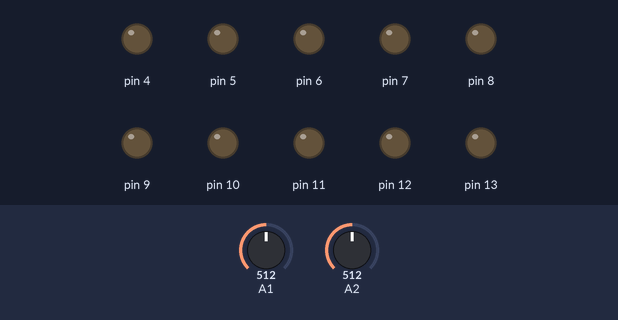
This sketch was run on a simulated Arduino Uno, built with avr-gcc and run on an emulated ATmega328P. Shown: output pins drawn as LEDs (lit = HIGH). Dashed ring = blinking. Inputs (shaded band) come from the test bench; at power-on: A1 = 512, A2 = 512.

Above: at 1.2 s.
1.3 s: A1 set to 0
At 1.45 s:
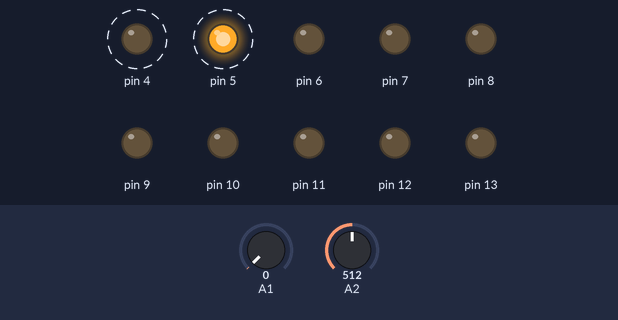
4.3 s: A1 set to 24
At 5.5 s:
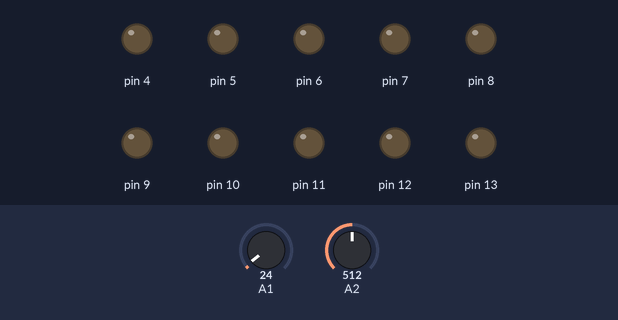
5.8 s: A2 set to 0
At 5.95 s:
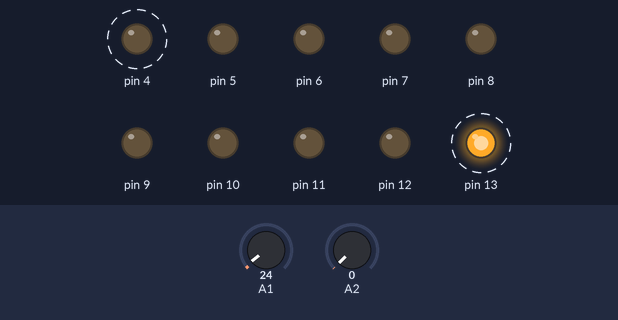
8.8 s: A2 set to 24
At 9.2 s:
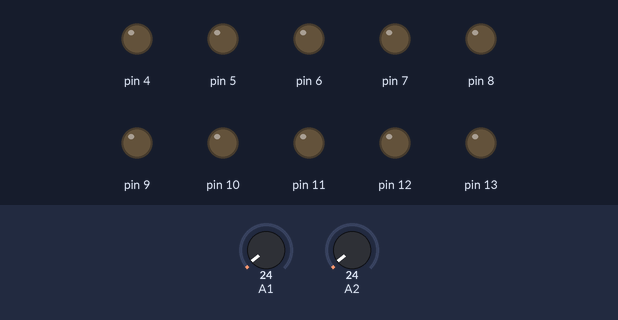
Timing chart, 0 to 11.3 s (numbered marks = the images above; inputs shaded):
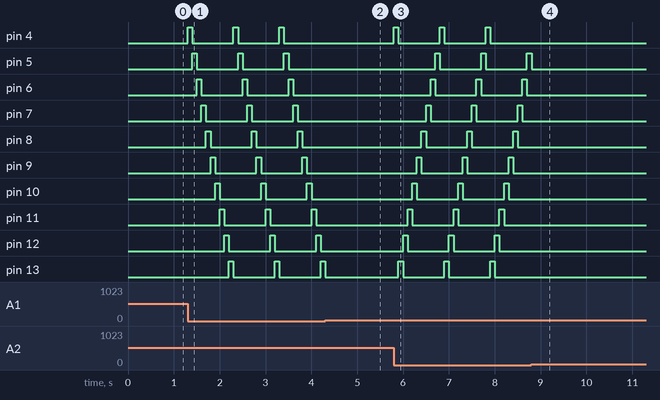

The sketch:

e3.ino
```cpp
void setup() {
  // put your setup code here, to run once:
  pinMode(4, OUTPUT);
  pinMode(5, OUTPUT);
  pinMode(6, OUTPUT);
  pinMode(7, OUTPUT);
  pinMode(8, OUTPUT);
  pinMode(9, OUTPUT);
  pinMode(10, OUTPUT);
  pinMode(11, OUTPUT);
  pinMode(12, OUTPUT);
  pinMode(13, OUTPUT);

}
void loop() {
  // put your main code here, to run repeatedly:

  boolean botonA1 = false;
  boolean botonA2 = false;
  int lastVal;
  boolean cambiaVal=false;
  while(true){
    if (botonA1){
      for(int i=13; i>3; i--){
        if(cambiaVal){
          i=lastVal;
          cambiaVal=false;
        }
        if (analogRead(A2)>0){
          botonA1 = false;
          botonA2 = true;
          lastVal = i;
          cambiaVal=true;
          break;
        }
        digitalWrite(i,1);
        delay(100);
        digitalWrite(i,0);
      }
    }else{
      for(int i=4; i<14; i++){
        if(cambiaVal){
          i=lastVal;
          cambiaVal=false;
        }
        if (analogRead(A1)>0){
          botonA1 = true;
          botonA2 = false;
          lastVal = i;
          cambiaVal=true;
          break;
        }
        digitalWrite(i,1);
        delay(100);
        digitalWrite(i,0);
      }
    }
  }
}
```

Measured:
- after the input at 1.3 s, pin 4: alternates HIGH for 0.10 s and LOW for 0.90 s, starting at once; pin 5: alternates HIGH for 0.10 s and LOW for 0.90 s, starting after 0.10 s
- after the input at 4.3 s, pin 4–7: stops changing and stays LOW; pin 8: stays LOW (without the input it goes to HIGH after 0.40 s); pin 9: stays LOW (without the input it goes to HIGH after 0.50 s); pin 10: stays LOW (without the input it goes to HIGH after 0.60 s); pin 11: stays LOW (without the input it goes to HIGH after 0.70 s)
- after the input at 5.8 s, pin 4: alternates HIGH for 0.10 s and LOW for 0.90 s, starting at once; pin 5: alternates HIGH for 0.10 s and LOW for 0.90 s, starting after 0.90 s
- after the input at 8.8 s, pin 4, pin 6–13: stops changing and stays LOW; pin 5: goes on until 8.8 s, then stays LOW
